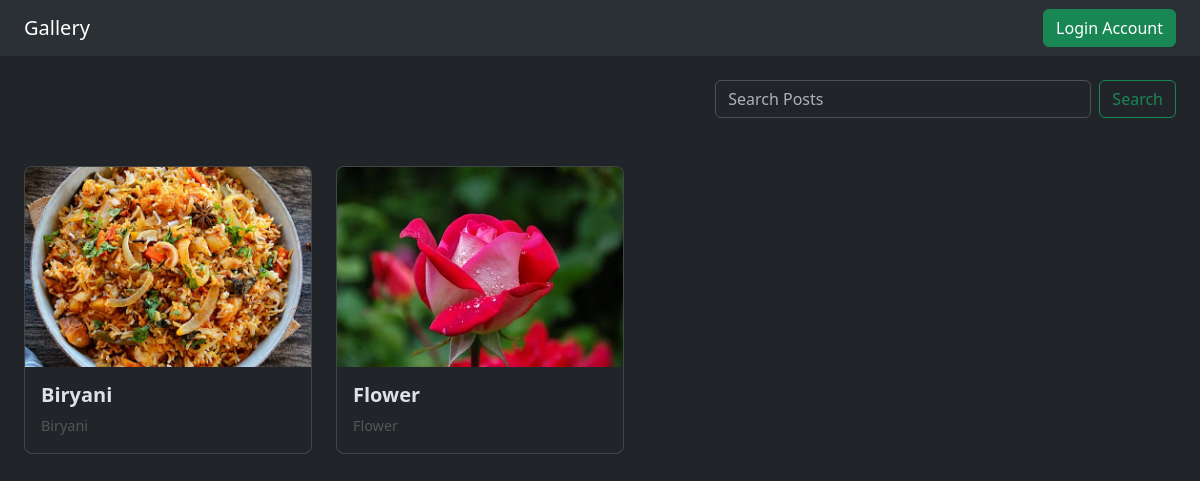
The page / on the database its author committed.
### app/models.py (models this page shows, shortened)
class Post(models.Model):
    title = models.CharField(max_length=100)
    description = models.TextField(max_length=255)
    user = models.ForeignKey(User, on_delete=models.DO_NOTHING, default=None)
    image = models.ImageField(upload_to='posts/')
    created_at = models.DateTimeField(auto_now_add=True)
    is_private = models.BooleanField(default=False)

### app/views.py (the view, shortened to what this page needs)
# urls.py: path('', get_images, name='home'),
def get_images(request):
    posts = Post.objects.all().filter(is_private = False)
    return render(request, './main/home.html', {'posts': posts})

### app/templates/main/home.html (shortened to what this page needs)
{% extends "layout.html" %}
{% block content %}
<div class="d-flex justify-content-between align-items-center mb-4">
    <form class="d-flex ms-auto" style="width: 40%;" method="post">
        <input class="form-control me-2" type="search" placeholder="Search Posts" aria-label="Search" name="search_post">
        <button class="btn btn-outline-success" type="submit">
            Search
        </button>
    </form>
</div>
    <div style="display: flex; flex-wrap: wrap; gap: 1.5rem; justify-content: start;" class="container-fluid text-center mt-5 px-0">
        {% for post in posts %}
            <div class="card shadow-sm" style="width: 18rem; border-radius: 8px; overflow: hidden;">
                <div style="height: 200px; overflow: hidden;">
                    <img src="{{ post.image.url }}"
                        class="card-img-top"
                        alt="{{ post.title }}"
                        style="object-fit: cover; width: 100%; height: 100%;">
                </div>
                <div class="card-body" style="text-align: left;">
                    <h5 class="card-title" style="font-size: 1.25rem; font-weight: bold; margin-bottom: 0.5rem;">
                        {{ post.title }}
                    </h5>
                    <p class="card-text" style="font-size: 0.9rem; color: #555;">
                        {{ post.description|truncatewords:20 }}
                    </p>
                </div>
            </div>
        {% endfor %}
    </div>
{% endblock %}

### rows shown on the page
Post: image (picture), title "Biryani", description "Biryani"
Post: image (picture), title "Flower", description "Flower"
